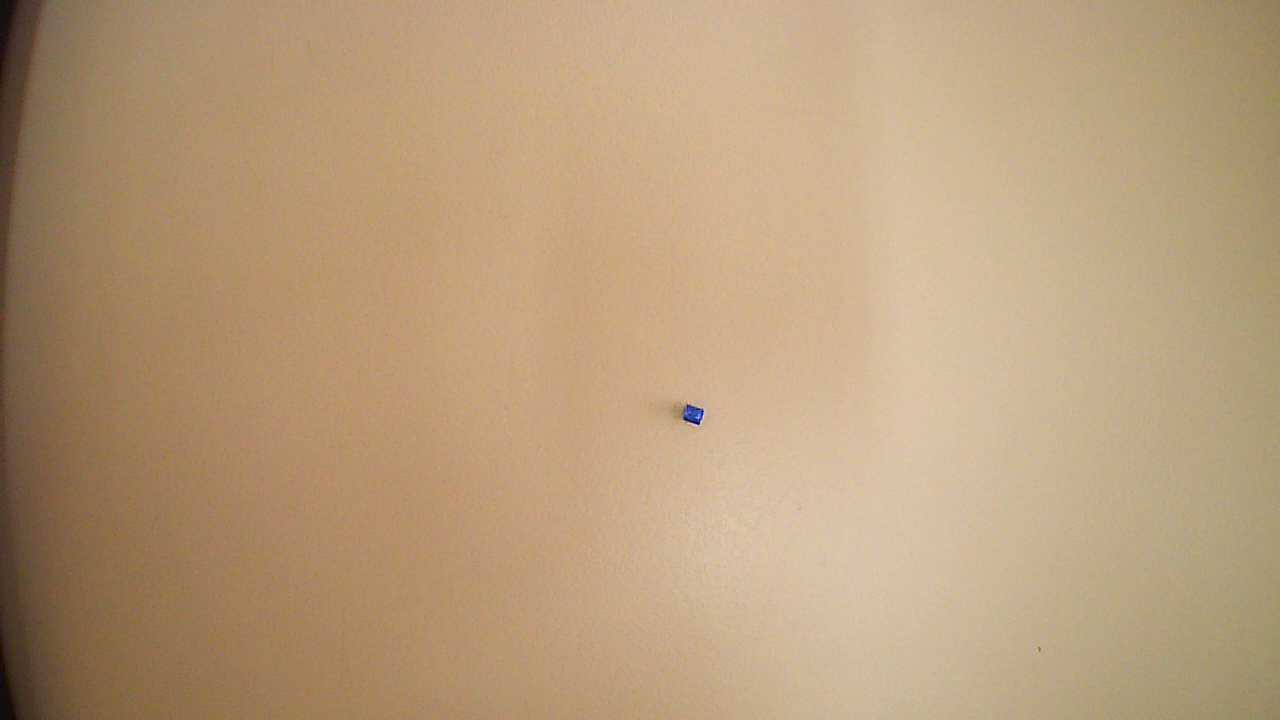
#> input picture images/WIN_20251114_10_00_02_Pro.jpg, 1280 x 720 px
$ python -i scanner_no_ml.py   (imports and definitions only)
#> lines starting #> are read from the running program, lines starting #| are printed output that depends on the picture; after the words box and inside, x2 and y2 are one past the last pixel; in counts of white or black regions, pixels touching at a corner belong together
#> further down, picture is the input picture: shape (720, 1280, 3); mean B, G, R 123.3, 157.1, 184.9
import sys
import json
import os
import cv2
import numpy as np
from PyQt6.QtWidgets import (QApplication, QMainWindow, QWidget, QVBoxLayout,
                             QHBoxLayout, QPushButton, QLabel, QFileDialog,
                             QSpinBox, QDoubleSpinBox, QGroupBox, QScrollArea,
                             QProgressBar, QMessageBox)
from PyQt6.QtCore import Qt
from PyQt6.QtGui import QPixmap, QImage

# ----------------------------------------------------------------------
# Core Heuristic Parameters from Camera Script
# ----------------------------------------------------------------------
# Note: These values are used as initial defaults in the PyQt app's state.
DEFAULT_PIXELS_PER_MM = 10.0
DEFAULT_TARGET_DIAMETER = 3.0
DEFAULT_TARGET_LENGTH = 3.0
DEFAULT_TOLERANCE = 0.5
MIN_CONTOUR_AREA_HEURISTIC = 100
MAX_CONTOUR_AREA_HEURISTIC = 10000


class PelletDetector:
    """Contour-based detector using geometric heuristics and filtering."""

    def __init__(self, min_area=MIN_CONTOUR_AREA_HEURISTIC, max_area=MAX_CONTOUR_AREA_HEURISTIC, aspect_ratio_max=4.0):
        # Initial detector heuristics, can be fine-tuned via the UI if needed
        self.min_area = min_area
        self.max_area = max_area
        self.aspect_ratio_max = aspect_ratio_max

    # [4 lines left out: function train_from_coco, not called in this run]

    def detect_pellets(self, image):
        """Detect pellets in a new image using the camera script's image processing steps."""
        gray = cv2.cvtColor(image, cv2.COLOR_BGR2GRAY)
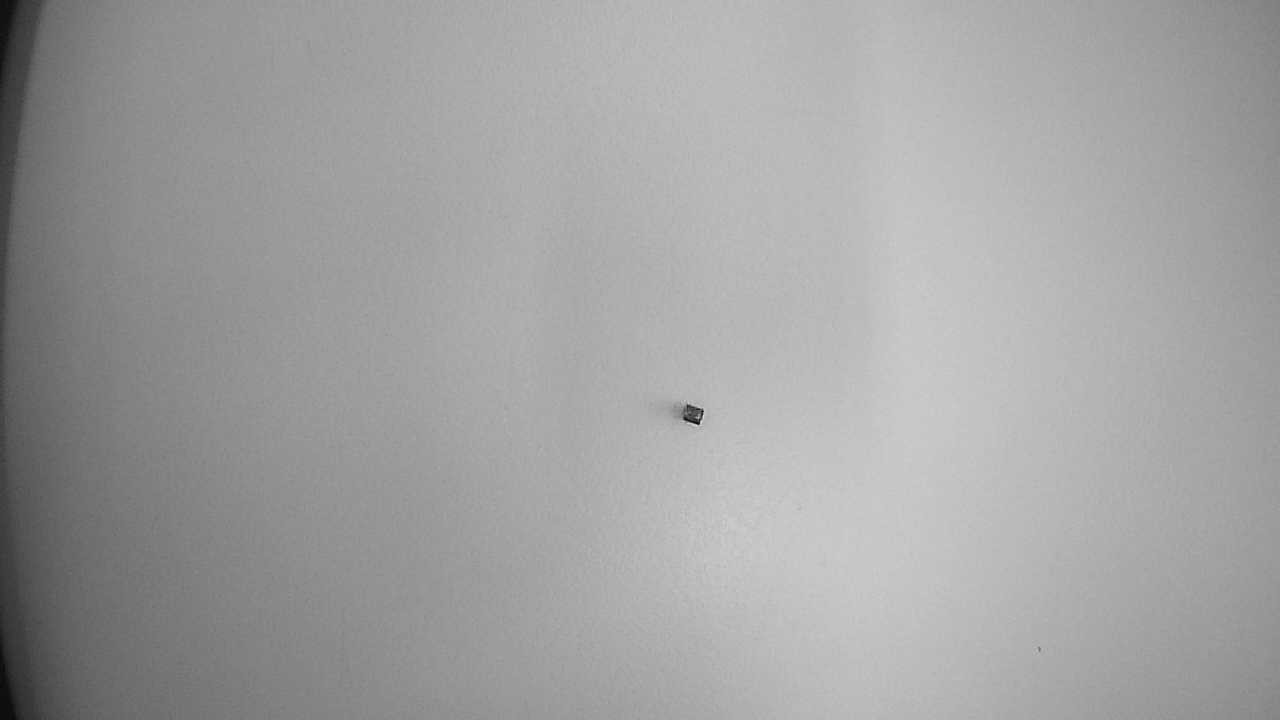
#> gray: shape (720, 1280); min 8, max 224, mean 161.5

        # --- Image Processing Pipeline from the Camera Script ---
        blur = cv2.GaussianBlur(gray, (5, 5), 0)
        thresh = cv2.adaptiveThreshold(blur, 255,
                                       cv2.ADAPTIVE_THRESH_GAUSSIAN_C,
                                       cv2.THRESH_BINARY_INV, 11, 2)
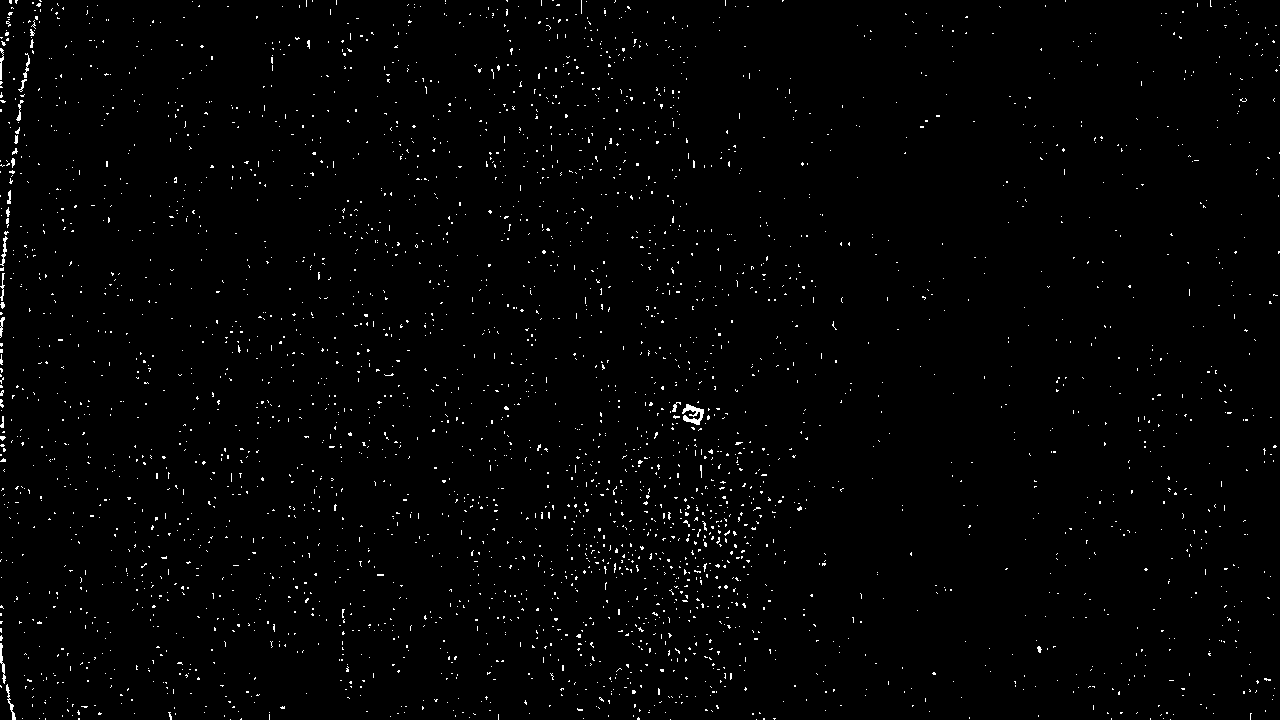
#> thresh: shape (720, 1280); 1.3% white in thin lines or dots
        kernel = np.ones((3, 3), np.uint8)
        thresh = cv2.morphologyEx(thresh, cv2.MORPH_CLOSE, kernel)
#> thresh: shape (720, 1280); 1.4% white in thin lines or dots
        thresh = cv2.morphologyEx(thresh, cv2.MORPH_OPEN, kernel)
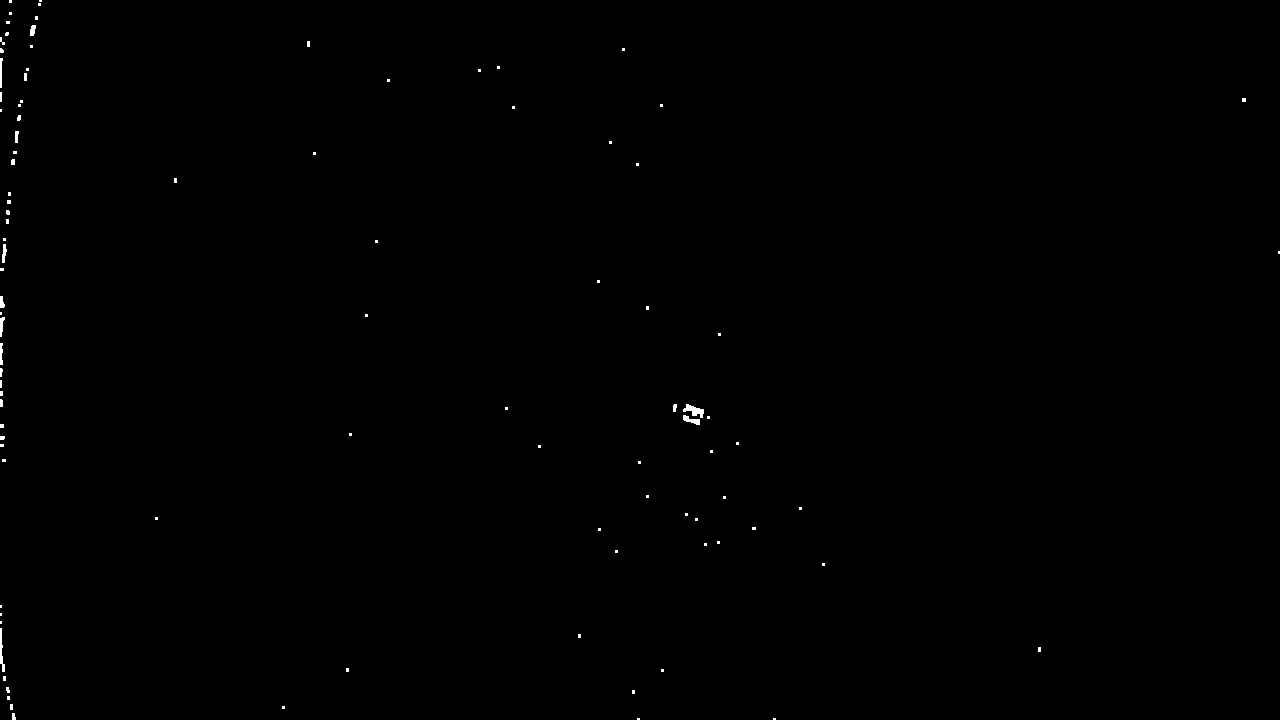
#> thresh: shape (720, 1280); 0.19% white; 98 white regions (80 under 20 px)
        # --------------------------------------------------------

        contours, _ = cv2.findContours(thresh, cv2.RETR_EXTERNAL, cv2.CHAIN_APPROX_SIMPLE)
#> contours = 98 contours, 88 with area under 20; largest, box (x1, y1, x2, y2) and area: (683, 404, 704, 418) 114, (683, 415, 700, 425) 64, (0, 628, 5, 672) 60, (2, 244, 7, 263) 41, (0, 317, 5, 337) 38

        detections = []

        # Filtering contours based on the camera script's geometric limits
        for contour in contours:
            area = cv2.contourArea(contour)

            # 1. Area filtering (MIN_CONTOUR_AREA_HEURISTIC <= area <= MAX_CONTOUR_AREA_HEURISTIC)
            if self.min_area <= area <= self.max_area:
                x, y, w, h = cv2.boundingRect(contour)
                aspect = max(w, h) / min(w, h) if min(w, h) > 0 else 0

                # 2. Aspect Ratio filtering (added for robustness, as in the previous contour version)
                if 1.0 <= aspect <= self.aspect_ratio_max:
                    # Use fixed confidence score since there's no feature matching
                    match_score = 0.95

                    detections.append({
                        'bbox': (x, y, w, h),
                        'polygon': contour.reshape(-1, 2),  # Use the full contour as the mask/polygon
                        'confidence': match_score * 100,
                        'method': 'geometric_contour'
                    })
#> this loop made 98 passes
#> (area, x, y, w, h, aspect, match_score) on pass 42: (114, 683, 404, 21, 14, 1.5, 0.95)
#> area on passes 14, 40, 48, 50, 54, 58: 60.5, 64.5, 32, 38, 30.5, 41
#> after the loop, detections = 1 item

        # Non-max suppression still useful to clean up multiple hits
        detections = self.non_max_suppression(detections)
        return detections

    # Dummy method for compatibility (not used)
    def compare_with_samples(self, contour):
        return 0.95

    # non_max_suppression remains unchanged
    def non_max_suppression(self, detections, overlap_threshold=0.5):
#> called with overlap_threshold = 0.5
        if not detections:
            return []
        detections = sorted(detections, key=lambda x: x['confidence'], reverse=True)
#> detections = 1 item
        keep = []
        for det in detections:
            x1, y1, w1, h1 = det['bbox']
            duplicate = False
            for kept in keep:
                x2, y2, w2, h2 = kept['bbox']
                xi1 = max(x1, x2);
                yi1 = max(y1, y2)
                xi2 = min(x1 + w1, x2 + w2);
                yi2 = min(y1 + h1, y2 + h2)
                inter = max(0, xi2 - xi1) * max(0, yi2 - yi1)
                union = w1 * h1 + w2 * h2 - inter
                iou = inter / union if union > 0 else 0
                if iou > overlap_threshold:
                    duplicate = True
                    break
            if not duplicate:
                keep.append(det)
#> this loop made 1 pass
#> (x1, y1, w1, h1) on pass 1: (683, 404, 21, 14)
#> after the loop, keep = 1 item
        return keep


# =============================================================================
class PelletMeasurementApp(QMainWindow):
    # [302 lines left out: functions __init__, update_ranges, rotated_rect_dimensions, measure_pellet, init_ui, create_left_panel and 10 more, not called in this run]


# [2 lines not run here, left out]

>>> import cv2
>>> picture = cv2.imread('images/WIN_20251114_10_00_02_Pro.jpg')
>>> result = PelletDetector().detect_pellets(picture)
#> result = 1 item
